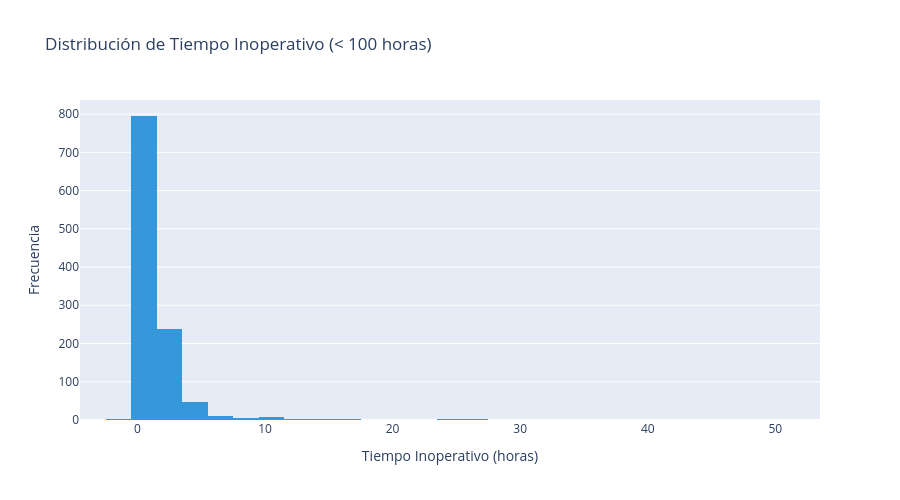

The notebook cell this image was saved under:
### Markdown cell above
### 4.3 Visualización de Distribuciones

### Code cell
# Histograma de tiempo inoperativo
fig = px.histogram(
    df[df['Tiempo Inoperativo ( HORAS )'] < 100],  # Filtrar outliers extremos
    x='Tiempo Inoperativo ( HORAS )',
    nbins=50,
    title='Distribución de Tiempo Inoperativo (< 100 horas)',
    labels={'Tiempo Inoperativo ( HORAS )': 'Horas Inoperativas'},
    color_discrete_sequence=['#3498db']
)

fig.update_layout(
    xaxis_title='Tiempo Inoperativo (horas)',
    yaxis_title='Frecuencia',
    showlegend=False,
    height=500
)
fig.show()

### Figure 1 — Plotly figure (JSON) as saved in the notebook; plotly's stock layout.template omitted (floating-point values rounded to 4 significant figures; data arrays with more than 128 entries replaced by an {"elided": "..."} marker saying what was removed)
{"data": [{"bingroup": "x", "hovertemplate": "Horas Inoperativas=%{x}<br>count=%{y}<extra></extra>", "legendgroup": "", "marker": {"color": "#3498db", "pattern": {"shape": ""}}, "name": "", "nbinsx": 50, "orientation": "v", "showlegend": false, "type": "histogram", "x": {"elided": "1125 int values"}, "xaxis": "x", "yaxis": "y"}], "layout": {"barmode": "relative", "height": 500, "legend": {"tracegroupgap": 0}, "showlegend": false, "title": {"text": "Distribución de Tiempo Inoperativo (< 100 horas)"}, "xaxis": {"anchor": "y", "domain": [0, 1], "title": {"text": "Tiempo Inoperativo (horas)"}}, "yaxis": {"anchor": "x", "domain": [0, 1], "title": {"text": "Frecuencia"}}}}
